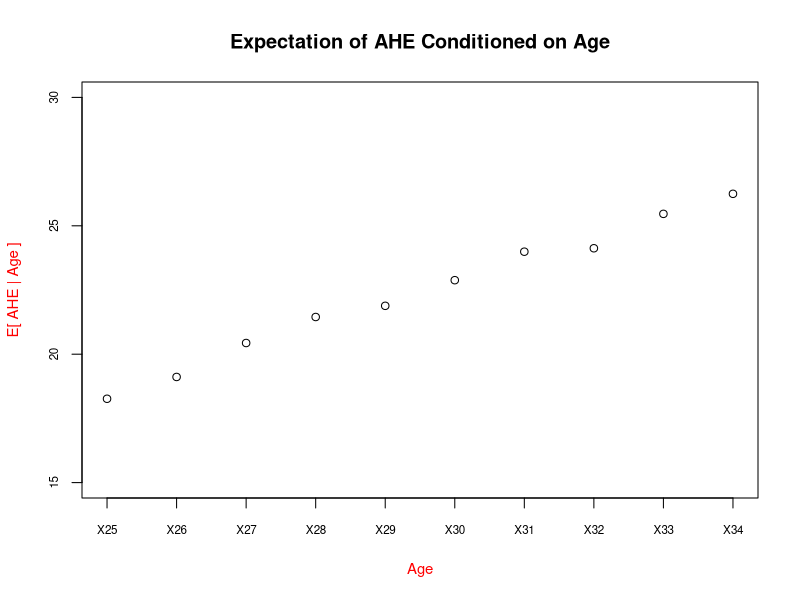

R code for this plot:
# Solution for HW2 Q 19
# Econometrics 322 Rutgers
# Hang Miao 

################################################################
# Install the following if you haven't install before.
# you need to install them only once
################################################################
install.packages("readxl")
#install packages for data analysis
install.packages("dplyr")

#################################################################
#Load the package for reading excel data file. 
# Have to excute these commands every time you restart the Rstudio
################################################################
library('readxl')
#Load the data analysis package dplyr and its dependency packages
library('base')
library('stats')
library('dplyr')

################################################################
#set the working directory to where the data file located
setwd(" enter your wd here ")
#There is another way illustrated in the PDFtutorial on sakai.
################################################################



################################################################
# All the following code is for loading data from excel
################################################################
#using the function read_excel in readxl package to load the data as as tibble data structure
dtibble <- read_excel("data-9_22_2019-9_27 PM.xlsx",   skip = 2, col_types = "numeric")
#here is what the data looks like:
head(dtibble) # the function head() shows the first ten rows of the data

#If you are more familiar with dtibble data structure, you could operate using dtibble.
#Since I prefer data frame data structure in R, so I will convert the dtibble further to data frame:
df = data.frame(dtibble)
# this is what data frame looks like. Simmilar to tibble. 
head(df)

################################################################
# Marginal Prob for Age
################################################################
Pr_M_Age = colSums(df[,-1])
round(Pr_M_Age, digits = 4)

################################################################
# Conditional Expectation for AHE given Age = 30
################################################################
#Marginal Prob of Age = 30 is:
# one way
Pr_M_Age30 = colSums(df['X30'])
# another way
Pr_M_Age30 = Pr_M_Age['X30']

#conditional Prob of AHE given Age = 30 is:
Pr_C_Age30 = df['X30']/Pr_M_Age30

#conditional Expectation of AHE given Age = 30 is:
E_AHE_age30 = sum(df[,1]*Pr_C_Age30)
round(E_AHE_age30, digits = 4)


################################################################
# Replicate the Graph in Myeconlab using R (not a question)
################################################################
marginal_density = round(colSums(df[,-1]),digits = 4)
conditional_expectation =  colSums(df[,1] * df[,-1])/marginal_density
colnames(df)[-1]
plot(conditional_expectation,
     xaxt = "n",yaxt = "n",
     main="Expectation of AHE Conditioned on Age",
     ylab="E[ AHE | Age ]",xlab="Age",
     col.lab="red", cex.lab=0.9,
     ylim =c(15,30))
axis(1, at=1:10, labels=colnames(df)[-1],cex.axis=0.7 )
axis(2, cex.axis=0.7 )



################################################################
# Expectation of AHE
################################################################
# Marginal Prob for AHE is:
Pr_M_AHE = rowSums(df[,-1])
round(Pr_M_AHE, digits = 4)

#Expectation of AHE is:
E_AHE = sum(df[,1]*Pr_M_AHE)
round(E_AHE, digits = 4)

################################################################
# Variance of AHE
################################################################
# using Var[X] = E[X^2] - E[X]^2
V_AHE = sum(df[,1]^2* Pr_M_AHE) - E_AHE^2
round(V_AHE, digits = 4)


################################################################
# Covariance of AHE and Age
################################################################
# using Cov(X,Y) = E[XY] - E[X]E[Y]

# X
AHE = df[,1]
# Y
Age = c(25:34)
# note: c(25:34) here is creating a column range from 25 to 34

#E[X]
E_Age = sum(Age *Pr_M_Age)


# E[XY]  
E_AHE_Age = sum( AHE%*%t(Age)*df[,-1]  )

# Cov(X,Y)
Cov_AHE_Age = E_AHE_Age - E_Age*E_AHE

round(Cov_AHE_Age, digits = 4)


################################################################
# Correlation of AHE and Age
################################################################
# using Corr(X,Y) = Cov(X,Y)/sqrt(Var[X]Var[Y] )

# Var[Y]
Age = c(25:34)
V_Age = sum(Age^2*Pr_M_Age) - E_Age^2

# Corr(X,Y)
Corr_AHE_Age = Cov_AHE_Age/ sqrt(V_Age*V_AHE)
round(Corr_AHE_Age, digits = 4)


